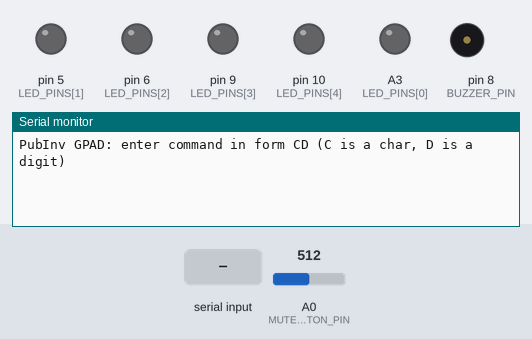
A sketch run on a simulated Arduino Uno, built with avr-gcc and run on an emulated ATmega328P. On the bench: output pins drawn as LEDs (lit = HIGH), buzzer (waves = sounding, pin HIGH), the last lines printed to the serial monitor. The test bench sets the inputs (shaded band); at power-on: A0 (MUTE_BUTTON_PIN) = 512. Pins used as bus, display or sensor lines are not drawn.

Above: at 1.7 s.
1.8 s: A0 (MUTE_BUTTON_PIN) set to 0
At 3.3 s:
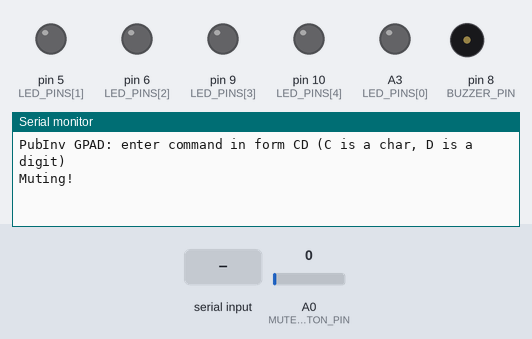
5.0 s: "90,45\n" received over Serial
At 5.9 s:
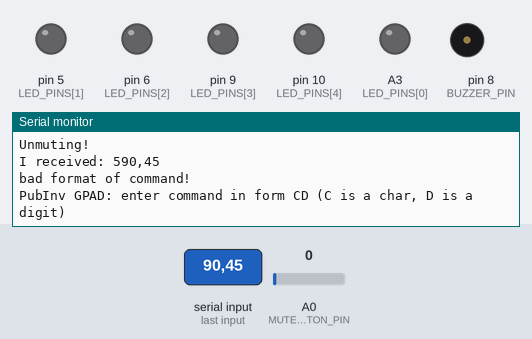
7.0 s: "0\n" received over Serial
At 8.3 s:
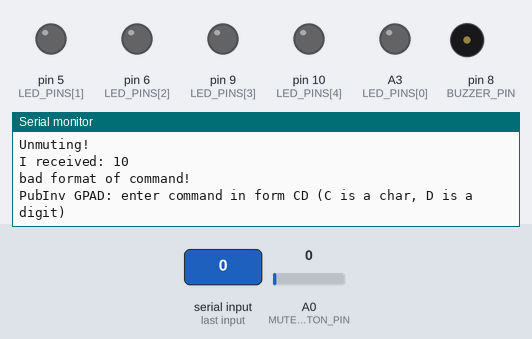
9.0 s: "h90\n" received over Serial
At 10.5 s:
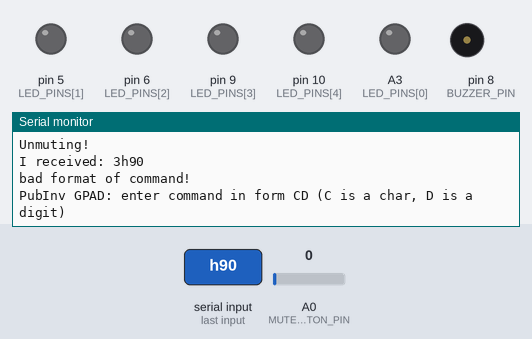

The sketch:

robSimulatinSat13.ino
```cpp
// (licence header left out)
#define BAUD_RATE 9600

const int BUFFER_SIZE = 100;
char buf[BUFFER_SIZE];

const int NUM_PREFICES = 4;
char legal_prefices[NUM_PREFICES] = {'h','s','a','u'};

enum AlarmLevel { silent, informational, problem, warning, critical, panic };

// here is the abstract "state" of the machine,
// completely independent of hardware.
// This is very simple version of what is probably needed.
// For example, perhaps the abstract machine should know how long
// it has been in a given alarm state. At present, this
// is a "dumb" machine---the user of it is expected to do
// all alarm management.
AlarmLevel currentLevel = silent;
boolean currentlyMuted = false;

int alarm(int level) {
  if (!(level > 0 && level < 6)) {
    Serial.println("Bad Level!");
    printError();
    return;
  }
  currentLevel = level;
}


void printInstructions() {
  Serial.println(F("PubInv GPAD: enter command in form CD (C is a char, D is a digit)"));
}

void printAlarmState() {
  Serial.println(currentLevel);

}
/*
This is a simple protocol:
CD\n
where C is an character, and D is a single digit.
*/
void printError() {
    Serial.println(F("bad format of command!"));
    printInstructions();
}

// This is a trivial "parser"
void interpretBuffer(char *buf,int rlen) {
  if (rlen != 2) {
    printError();
    return; // no action
  }

  boolean found = false;
  for(int i = 0; i < NUM_PREFICES; i++) {
    if (buf[0] == legal_prefices[i]) found = true;
  }
  if (!found) {
    printError();
    return;
  }
  char C = buf[0];
  char D = buf[1];
  int N = D - '0';
  Serial.print(F("Command: "));
  Serial.print(C);
  Serial.println(N);
  delay(100); // WARNING: this is only for the simulation
  // Now we do a switch on C to decide what we received,
  // and convert that into an abstract command..
  switch (C) {
    case 'h': // help
      printInstructions();
      break;
    case 'a':
      alarm(N);
      printAlarmState();
      break;
    case 's':
      mute();
      break;
    case 'u':
      unmute();
      break;
    default:
      Serial.println(F("Unknown Command"));
      break;
  }
  Serial.println(F("interpret Done"));
}


// SPECIFIC TO THE GPAD HARDWARE
const int LED_PINS[5] = { A3, 5, 6, 9, 10 };
const int POWER_PIN = 13;
const int BUZZER_PIN = 8;
const int MUTE_BUTTON_PIN = A0;

const int BUZZER_LVLS[5] = { 0, 50, 100, 150, 255};

void annunciateAlarmLevel(int level) {
  digitalWrite(POWER_PIN,HIGH); // this is the silence pin!!!
  for(int i = 0; i < level; i++) {
    digitalWrite(LED_PINS[i],HIGH);
  }
  for(int i = level; i < 5; i++) {
    digitalWrite(LED_PINS[i],LOW);
  }
  if (!currentlyMuted) {
   analogWrite(BUZZER_PIN,BUZZER_LVLS[level]);
  } else {
    analogWrite(BUZZER_PIN,0);
  }
}
void mute() {
  Serial.println("Muting!");
  currentlyMuted = true;
}

void unmute() {
  Serial.println("Unmuting!");
  currentlyMuted = false;
}

// TODO: Setup SPI interrupt routines here analogous to the
// serial port read

void setup() {
  // put your setup code here, to run once:
  // put your setup code here, to run once:
  Serial.begin(BAUD_RATE); //Start the Serial Port at 9600 baud (default)
  delay(500);
  pinMode(POWER_PIN, OUTPUT);
  for(int i = 0; i < 5; i++) {
    pinMode(LED_PINS[i], OUTPUT);
  }

  pinMode(MUTE_BUTTON_PIN,INPUT_PULLUP);

  digitalWrite(POWER_PIN,HIGH); // Let 'em know we're on.
  printInstructions();
}
void processMuteButton() {
  int mute_button = analogRead(MUTE_BUTTON_PIN);
  if (mute_button == 0) {
    if (currentlyMuted) {
      unmute();
    } else {
      mute();
    }
  }
}
void loop() {
  // Warning---this is not "debounced"!
  processMuteButton();

  // Now "light and scream"appropriately...
  annunciateAlarmLevel(currentLevel);

  // Now see if we have a serial command
    char C;
    char D;
    int rlen;
    // TODO: This code can probably hang; it needs to have
    // timeouts added!
    if (Serial.available() > 0) {
      // read the incoming bytes:
      int rlen = Serial.readBytesUntil('\n', buf, BUFFER_SIZE);
      // prints the received data
      Serial.print("I received: ");
      Serial.print(rlen);
      for(int i = 0; i < rlen; i++)
        Serial.print(buf[i]);
      Serial.println();
      interpretBuffer(buf,rlen);
     }


  delay(1000);
}
```

Measured:
- after the input at 1.8 s, the serial monitor: prints a new line after 0.70 s (image 1)
- after the input at 5.0 s, the serial monitor: prints a new line after 0.52 s (image 2)
- after the input at 7.0 s, the serial monitor: prints a new line after 0.57 s (image 3)
- after the input at 9.0 s, the serial monitor: prints a new line after 0.63 s (image 4)
